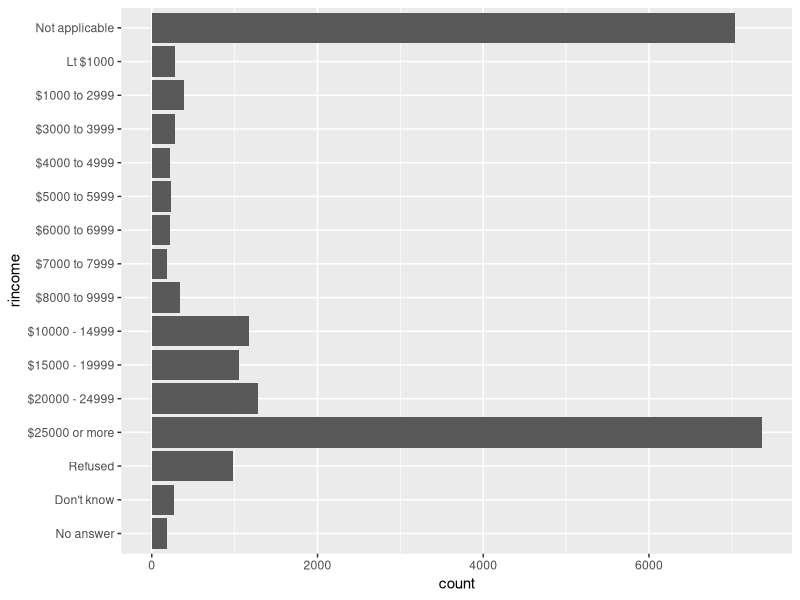
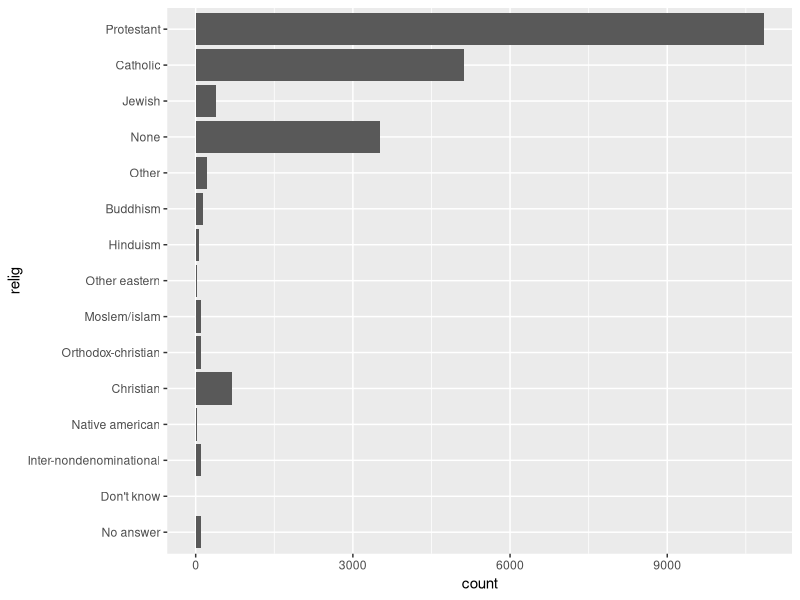
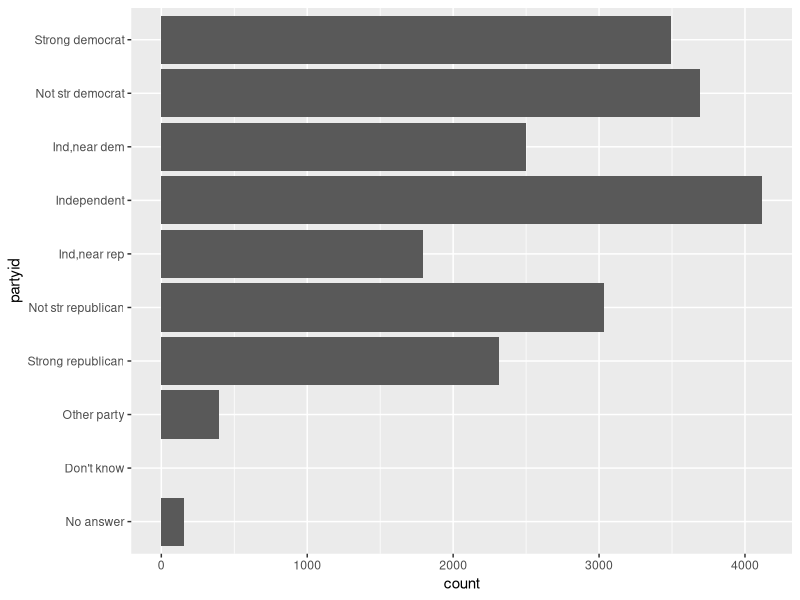
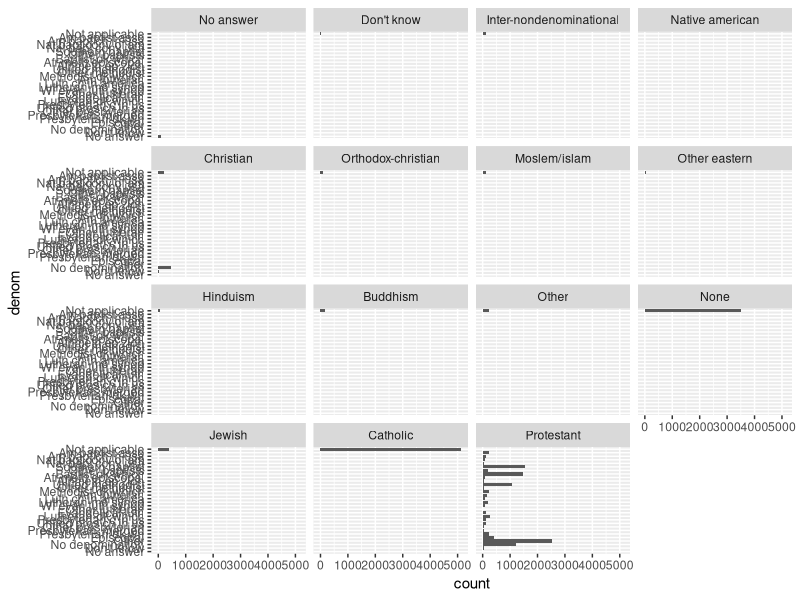
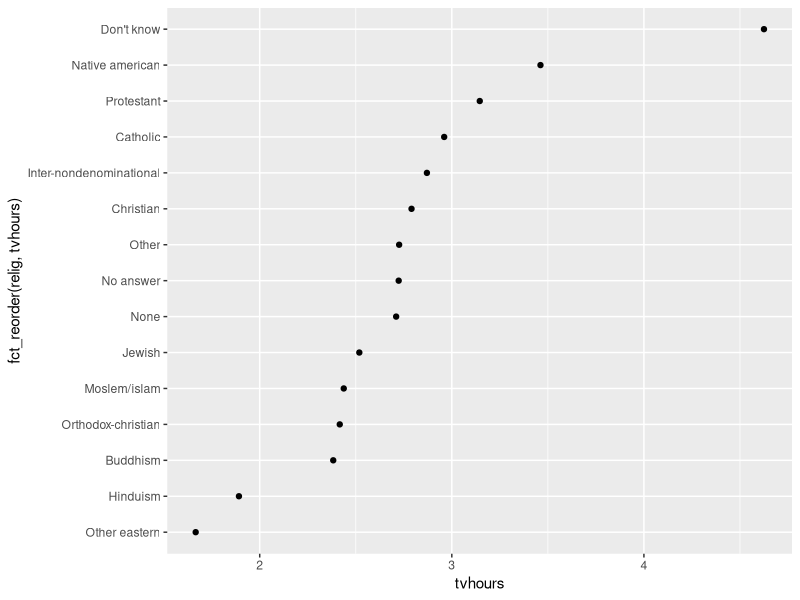
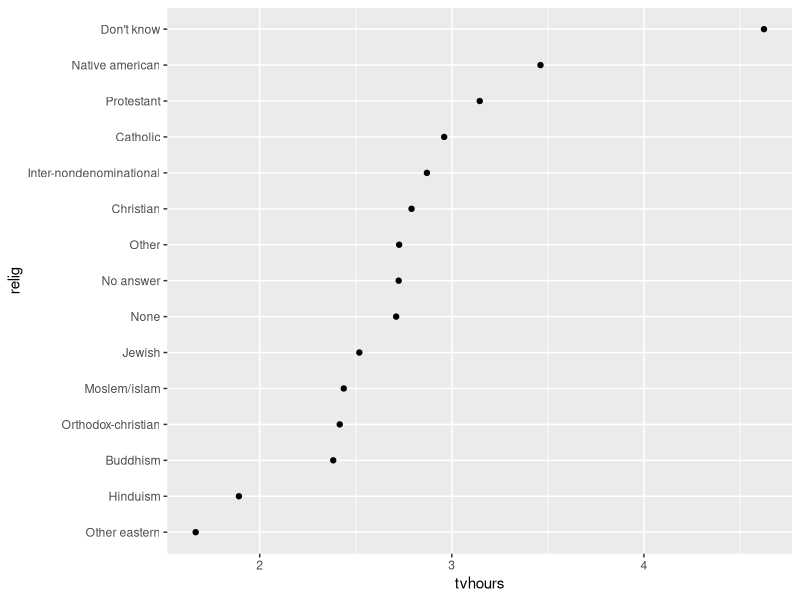
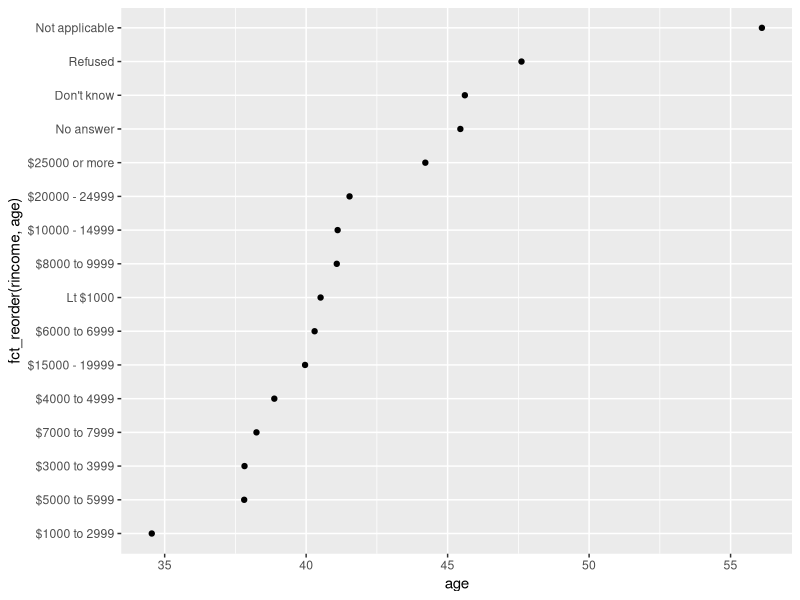
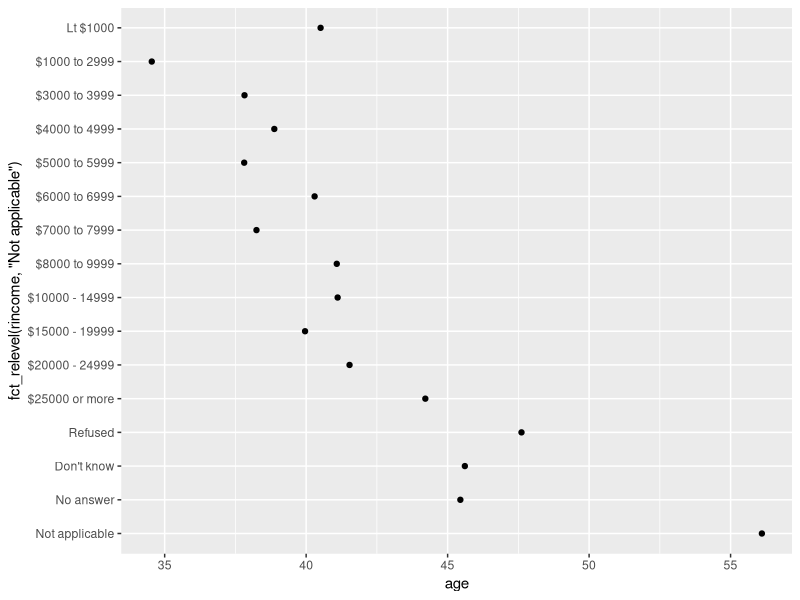

Source code (R) for these figures, in order:
library(tidyverse)

gss_cat
gss_cat |>
  count(race)

# Exercises
gss_cat |>
  ggplot(aes(y = rincome)) +
    geom_bar()

gss_cat |>
  ggplot(aes(y = relig)) +
  geom_bar()

gss_cat |>
  ggplot(aes(y = partyid)) +
  geom_bar()

gss_cat |>
  ggplot(aes(y = denom)) +
    geom_bar() +
    facet_wrap(~relig)


relig_summary <- gss_cat |>
  group_by(relig) |>
  summarize(
    tvhours = mean(tvhours, na.rm = TRUE),
    n = n()
  )

ggplot(relig_summary, aes(x = tvhours, y = fct_reorder(relig, tvhours))) +
  geom_point()

relig_summary |>
  mutate(
    relig = fct_reorder(relig, tvhours)
  ) |>
  ggplot(aes(x = tvhours, y = relig)) +
  geom_point()

rincome_summary <- gss_cat |>
  group_by(rincome) |>
  summarize(
    age = mean(age, na.rm = TRUE),
    n = n()
  )

ggplot(rincome_summary, aes(x = age, y = fct_reorder(rincome, age))) +
  geom_point()

ggplot(rincome_summary, aes(x = age, y = fct_relevel(rincome, "Not applicable"))) +
  geom_point()


by_age <- gss_cat |>
  filter(!is.na(age)) |>
  count(age, marital) |>
  group_by(age) |>
  mutate(
    prop = n / sum(n)
  )

ggplot(by_age, aes(x = age, y = prop, color = marital)) +
  geom_line(linewidth = 1) +
  scale_color_brewer(palette = "Set1")

ggplot(by_age, aes(x = age, y = prop, color = fct_reorder2(marital, age, prop))) +
  geom_line(linewidth = 1) +
  scale_color_brewer(palette = "Set1") +
  labs(color = "marital")

gss_cat |>
  mutate(marital = marital |> fct_infreq() |> fct_rev()) |>
  ggplot(aes(x = marital)) +
  geom_bar()

gss_cat |> count(partyid)

gss_cat |>
  mutate(
    partyid = fct_recode(partyid,
                         "Republican, strong"    = "Strong republican",
                         "Republican, weak"      = "Not str republican",
                         "Independent, near rep" = "Ind,near rep",
                         "Independent, near dem" = "Ind,near dem",
                         "Democrat, weak"        = "Not str democrat",
                         "Democrat, strong"      = "Strong democrat"
    )
  ) |>
  count(partyid)

gss_cat |>
  mutate(
    partyid = fct_collapse(partyid,
                           "other" = c("No answer", "Don't know", "Other party"),
                           "rep" = c("Strong republican", "Not str republican"),
                           "ind" = c("Ind,near rep", "Independent", "Ind,near dem"),
                           "dem" = c("Not str democrat", "Strong democrat")
    )
  ) |>
  count(partyid)

gss_cat |>
  mutate(relig = fct_lump_lowfreq(relig)) |>
  count(relig)

gss_cat |>
  mutate(relig = fct_lump_lowfreq(partyid)) |>
  count(relig)

# Exercise
gss_cat |>
  mutate(
    partyid = fct_collapse(partyid,
                           "other" = c("No answer", "Don't know", "Other party"),
                           "rep" = c("Strong republican", "Not str republican"),
                           "ind" = c("Ind,near rep", "Independent", "Ind,near dem"),
                           "dem" = c("Not str democrat", "Strong democrat")
    )
  ) |>
  count(year, partyid) |>
  group_by(year) |>
  mutate(prop = n / sum(n)) |>
  ggplot(aes(x = year, y = prop, color = fct_reorder2(partyid, year, prop))) + 
    geom_line(linewidth = 1) +
    labs(color = "partyid") +
    scale_y_continuous(labels = scales::label_percent())
